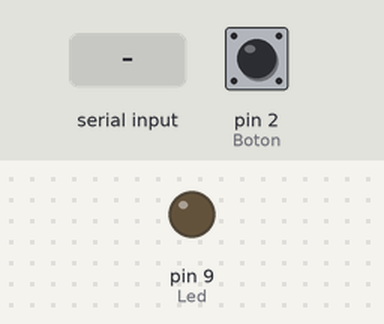
The sketch below on a simulated Arduino Uno, built with avr-gcc and run on an emulated ATmega328P. Shown: output pins drawn as LEDs (lit = HIGH). Inputs (shaded band) come from the test bench; at power-on: pin 2 (Boton) HIGH.

Above: at 1.2 s.
1.3 s: "H" received over Serial
At 2.4 s:
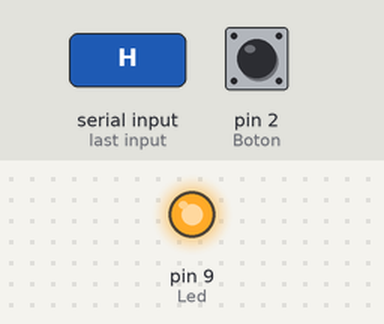
5.3 s: "L" received over Serial
At 6.6 s:
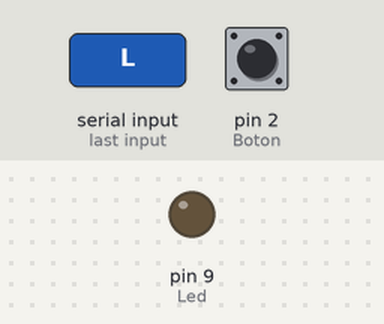
Timing chart, 0 to 8.3 s (numbered marks = the images above; inputs shaded):
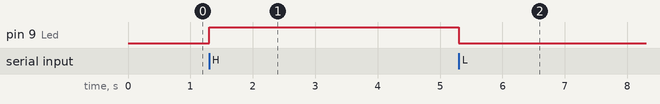

The sketch:

ArduinoChatBot_Arduino.ino
```cpp
int Boton = 2;
int Led = 9;
boolean  encendido=0;

void setup() {
  Serial.begin(9600);
  pinMode(Boton, INPUT_PULLUP);
  pinMode(Led, OUTPUT);
}

void loop() {
  if (digitalRead(Boton) == 0) {
    encendido =!encendido;}
    if (encendido == 1){
    Serial.println("H");
    delay(1000);
  }

  if (Serial.available()) {
    char Letra = Serial.read();
    if (Letra == 'H') {
      digitalWrite(Led, HIGH);
    }
    else if (Letra == 'L') {
      digitalWrite(Led, LOW);
    }
  }

}
```

Measured:
- after the input at 1.3 s, pin 9 (Led): LOW → HIGH at once
- after the input at 5.3 s, pin 9 (Led): HIGH → LOW at once
